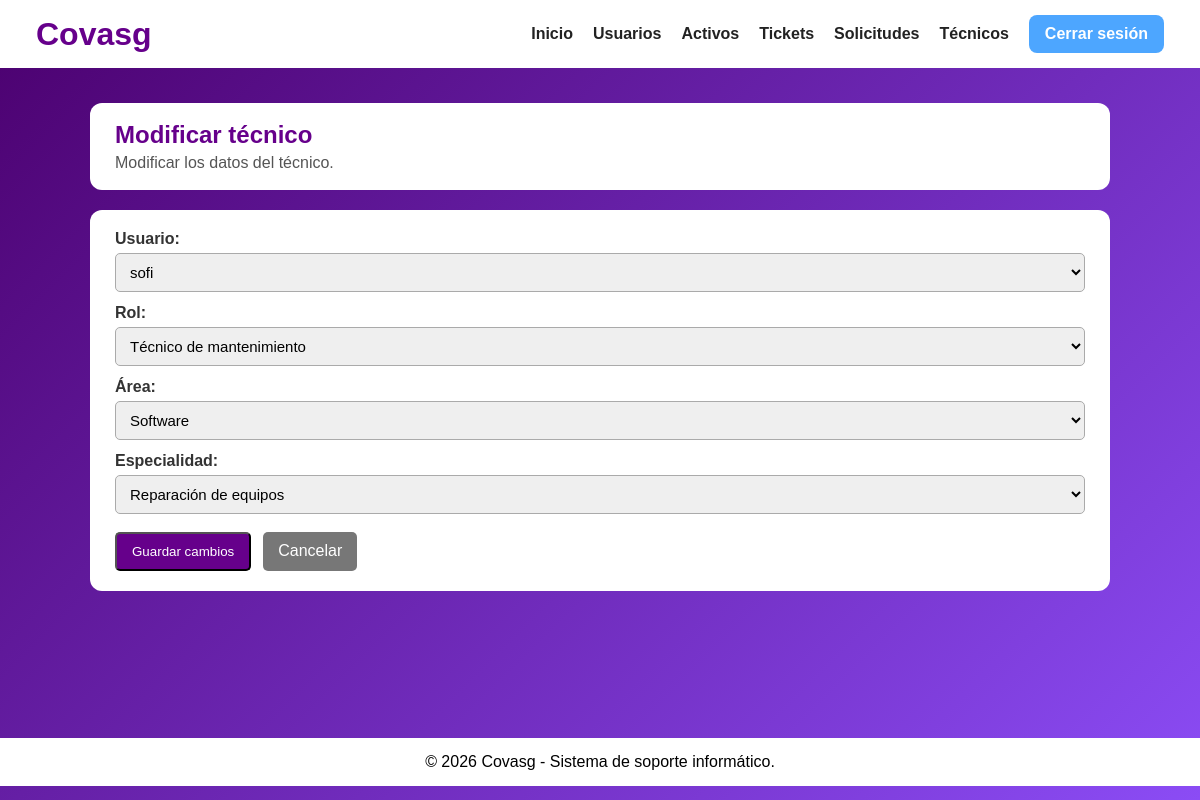
The app's page /administrador/tecnico/modificartecnico.php?id=2 with its own data.
### tables this page shows
CREATE TABLE `tecnico` (
  `id_tecnico` int(11) NOT NULL AUTO_INCREMENT,
  `id_usuario` int(11) NOT NULL,
  `rol` varchar(50) DEFAULT NULL,
  `area` varchar(50) DEFAULT NULL,
  `especialidad` varchar(100) DEFAULT NULL,
  PRIMARY KEY (`id_tecnico`),
  KEY `fk_tecnico_usuario` (`id_usuario`),
  CONSTRAINT `fk_tecnico_usuario` FOREIGN KEY (`id_usuario`) REFERENCES `usuario` (`id_usuario`) ON DELETE CASCADE ON UPDATE CASCADE
);

CREATE TABLE `usuario` (
  `id_usuario` int(11) NOT NULL AUTO_INCREMENT,
  `id_rol` int(11) NOT NULL,
  `nombre` varchar(100) NOT NULL,
  `correo` varchar(100) NOT NULL,
  `contrasenia` varchar(255) NOT NULL,
  PRIMARY KEY (`id_usuario`),
  UNIQUE KEY `correo` (`correo`),
  KEY `fk_usuario_rol` (`id_rol`),
  CONSTRAINT `fk_usuario_rol` FOREIGN KEY (`id_rol`) REFERENCES `rol` (`id_rol`) ON UPDATE CASCADE
);

### administrador/tecnico/modificartecnico.php (the view, shortened to what this page needs)
<?php
include("../../php/conexion.php");
$id_tecnico = $_GET["id"];
$consulta = "SELECT * FROM tecnico
             WHERE id_tecnico = '$id_tecnico'";
$resultado = mysqli_query($conexion, $consulta);
$tecnico = mysqli_fetch_array($resultado);
$consultaUsuarios = "SELECT * FROM usuario";
$resultadoUsuarios = mysqli_query($conexion, $consultaUsuarios);
?>
<!DOCTYPE html>
<html lang="es">
<head>
    <link rel="stylesheet" href="../css/estilotecnicos.css">
</head>
<body>
<header>
    <h1>Covasg</h1>
    <nav>
        <a href="../administrador.php">Inicio</a>
        <a href="../usuarios.html">Usuarios</a>
        <a href="../activos/consultaactivos.php">Activos</a>
        <a href="../tickets/consultatickets.php">Tickets</a>
        <a href="../solicitudes/consultasolicitudes.php">Solicitudes</a>
        <a href="consultatecnicos.php">Técnicos</a>
        <a href="../../php/cerrarsesion.php" class="cerrar-sesion">Cerrar sesión</a>
    </nav>
</header>
<main>
    <section class="titulo">
        <div>
            <h2>Modificar técnico</h2>
            <p>Modificar los datos del técnico.</p>
        </div>
    </section>
    <section class="formulario-contenedor">
        <form action="../../php/modificar_tecnico.php" method="POST">
            <div class="campo">
                <label>Usuario:</label>
                <select name="id_usuario" required>
                    <?php
                    while ($usuario = mysqli_fetch_array($resultadoUsuarios)) {
                    ?>
                        <option
                            value="<?php echo $usuario["id_usuario"]; ?>"
                            <?php
                            if ($usuario["id_usuario"] == $tecnico["id_usuario"]) {
                                echo "selected";
                            }
                            ?>
                        >
                            <?php echo $usuario["nombre"]; ?>
                        </option>
                    <?php
                    }
                    ?>
                </select>
            </div>
            <div class="campo">
                <label>Rol:</label>
                <select name="rol" required>
                    <option value="Técnico de mantenimiento"
                        <?php
                        if ($tecnico["rol"] == "Técnico de mantenimiento") {
                            echo "selected";
                        }
                        ?>
                    >
                        Técnico de mantenimiento
                    </option>
                </select>
            </div>
            <div class="campo">
                <label>Área:</label>
                <select name="area" required>
                    <option value="Software"
                        <?php
                        if ($tecnico["area"] == "Software") {
                            echo "selected";
                        }
                        ?>
                    >
                        Software
                    </option>
                </select>
            </div>
            <div class="campo">
                <label>Especialidad:</label>
                <select name="especialidad" required>
                    <option value="Reparación de equipos"
                        <?php
                        if ($tecnico["especialidad"] == "Reparación de equipos") {
                            echo "selected";
                        }
                        ?>
                    >
                        Reparación de equipos
                    </option>
                </select>
            </div>
            <div class="botones">
                <button type="submit" class="boton guardar">
                    Guardar cambios
                </button>
                <a href="consultatecnicos.php" class="boton cancelar">
                    Cancelar
                </a>
            </div>
        </form>
    </section>
</main>
<footer>
    <p>© 2026 Covasg - Sistema de soporte informático.</p>
</footer>
</body>
</html>

### administrador/css/estilotecnicos.css (style rules this page uses)
body { margin: 0; font-family: Arial, sans-serif; background: linear-gradient(135deg, #4b006e, #8b4cf5); min-height: 100vh; }
header { background-color: white; padding: 15px 3%; display: flex; justify-content: space-between; align-items: center; }
header h1 { color: #66008b; margin: 0; }
nav { display: flex; align-items: center; gap: 20px; }
nav a { text-decoration: none; color: #222; font-weight: bold; }
.cerrar-sesion { background-color: #4da6ff; color: white; padding: 10px 16px; border-radius: 8px; }
main { width: 85%; margin: 35px auto; min-height: 75vh; }
.titulo { background-color: white; padding: 18px 25px; border-radius: 12px; margin-bottom: 20px; display: flex; justify-content: space-between; align-items: center; }
.titulo h2 { color: #66008b; margin: 0 0 5px 0; }
.titulo p { margin: 0; color: #555; }
.boton { text-decoration: none; background-color: #66008b; color: white; padding: 10px 15px; border-radius: 5px; }
footer { background-color: white; text-align: center; padding: 15px; margin-top: 30px; }
footer p { margin: 0; }
.formulario-contenedor { background-color: white; padding: 20px 25px; border-radius: 12px; }
.campo { margin-bottom: 12px; }
.campo label { display: block; font-weight: bold; color: #333; margin-bottom: 5px; }
.campo input, .campo select { width: 100%; padding: 9px 10px; border: 1px solid #aaa; border-radius: 5px; font-size: 15px; box-sizing: border-box; }
.botones { margin-top: 18px; display: flex; gap: 12px; }
.guardar { background-color: #66008b; color: white; }
.cancelar { background-color: #777; color: white; }

### records on screen
tecnico: id_usuario "sofi", rol "Técnico de mantenimiento", area "Software", especialidad "Reparación de equipos"
